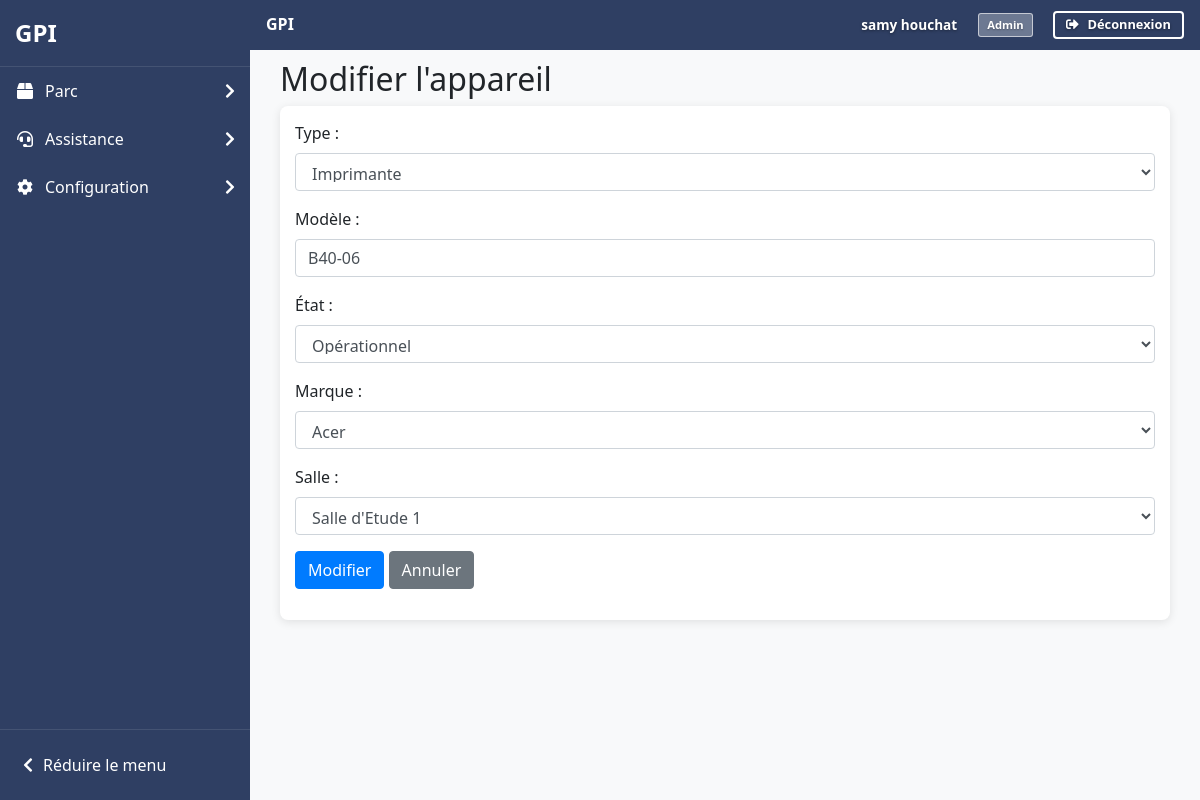
The page /includes/gestion.php?action=modifier&id=121 (signed in) on the database its author committed.
### tables this page shows
CREATE TABLE IF NOT EXISTS `users` (
  `id_user` int NOT NULL AUTO_INCREMENT,
  `prenom` varchar(100) NOT NULL,
  `nom` varchar(100) NOT NULL,
  `email` varchar(255) NOT NULL,
  `password` varchar(255) NOT NULL,
  `id_role` int NOT NULL,
  `date_created` timestamp NULL DEFAULT CURRENT_TIMESTAMP,
  `code_utilisateur` varchar(6) DEFAULT NULL,
  PRIMARY KEY (`id_user`),
  UNIQUE KEY `email` (`email`),
  UNIQUE KEY `code_utilisateur` (`code_utilisateur`),
  KEY `fk_users_role` (`id_role`),
  KEY `idx_code_utilisateur` (`code_utilisateur`)
);

CREATE TABLE IF NOT EXISTS `roles` (
  `id_role` int NOT NULL AUTO_INCREMENT,
  `role_name` varchar(50) NOT NULL,
  PRIMARY KEY (`id_role`),
  UNIQUE KEY `role_name` (`role_name`)
);

CREATE TABLE IF NOT EXISTS `appareils` (
  `id_appareil` int NOT NULL AUTO_INCREMENT,
  `type` enum('Imprimante','Projecteur') NOT NULL,
  `modele` varchar(100) NOT NULL,
  `numero_inventaire` varchar(50) NOT NULL,
  `etat` enum('Operationnel','En panne') NOT NULL DEFAULT 'Operationnel',
  `id_marque` int NOT NULL,
  `id_salle` int UNSIGNED DEFAULT NULL,
  `date_ajout` timestamp NULL DEFAULT CURRENT_TIMESTAMP,
  `supprime_le` timestamp NULL DEFAULT NULL,
  `est_affecte` tinyint(1) GENERATED ALWAYS AS ((`id_salle` is not null)) VIRTUAL,
  PRIMARY KEY (`id_appareil`),
  UNIQUE KEY `numero_serie` (`numero_inventaire`),
  KEY `id_marque` (`id_marque`),
  KEY `id_salle` (`id_salle`),
  KEY `type` (`type`),
  KEY `etat` (`etat`),
  KEY `supprime_le` (`supprime_le`)
);

CREATE TABLE IF NOT EXISTS `marque` (
  `id_marque` int NOT NULL AUTO_INCREMENT,
  `nom_marque` varchar(255) NOT NULL,
  PRIMARY KEY (`id_marque`),
  UNIQUE KEY `nom_marque` (`nom_marque`)
);

CREATE TABLE IF NOT EXISTS `salles` (
  `id_salle` int UNSIGNED NOT NULL AUTO_INCREMENT,
  `nom_salle` varchar(50) NOT NULL,
  `etage` enum('2','3') NOT NULL,
  `groupe` enum('Administratif','Etude','Cisco') NOT NULL,
  PRIMARY KEY (`id_salle`),
  UNIQUE KEY `unique_salle_etage` (`nom_salle`,`etage`)
);

### includes/functions.php (the view, shortened to what this page needs)
<?php
function connectDB() {
    $host = 'localhost';
    $db   = 'gpii';
    $user = 'root';
    $pass = '';
    $charset = 'utf8mb4';
    $dsn = "mysql:host=$host;dbname=$db;charset=$charset";
    $options = [
        PDO::ATTR_ERRMODE => PDO::ERRMODE_EXCEPTION,
        PDO::ATTR_DEFAULT_FETCH_MODE => PDO::FETCH_ASSOC
    ];
    return new PDO($dsn, $user, $pass, $options);
}
function afficherHeader($titre, $niveau = 1, $afficher_sidebar = true) {
    $prefix = str_repeat('../', $niveau);
    echo '<!DOCTYPE html>';
    echo '<html lang="fr">';
    echo '<head>';
    echo '<link rel="stylesheet" href="' . $prefix . 'assets/css/bootstrap.css">';
    echo '<link rel="stylesheet" href="' . $prefix . 'assets/css/custom.css">';
    echo '<link rel="stylesheet" href="https://cdnjs.cloudflare.com/ajax/libs/font-awesome/5.15.3/css/all.min.css">';
    echo '<link rel="stylesheet" href="https://cdn.jsdelivr.net/npm/bootstrap-icons@1.11.3/font/bootstrap-icons.css">';
    echo '</head>';
    echo '<body>';
    if ($afficher_sidebar) {
        echo '<div class="sidebar-glpi">';
        echo '<div class="sidebar-header">';
        echo '<a href="' . $prefix . 'index.php" class="logo-container">';
        echo '<span class="logo-text">GPI</span>';
        echo '</a>';
        echo '</div>';
        echo '<nav class="sidebar-nav">';
        echo '<ul class="sidebar-menu">';
        if (isset($_SESSION['user_role']) && ($_SESSION['user_role'] == 1 || $_SESSION['user_role'] == 2)) {
            echo '<li class="sidebar-item">';
            echo '<a href="#" class="sidebar-link">';
            echo '<i class="fas fa-box sidebar-icon"></i>';
            echo '<span>Parc</span>';
            echo '<i class="fas fa-chevron-right sidebar-arrow"></i>';
            echo '</a>';
            echo '</li>';
        }
        echo '<li class="sidebar-item">';
        echo '<a href="#" class="sidebar-link">';
        echo '<i class="fas fa-headset sidebar-icon"></i>';
        echo '<span>Assistance</span>';
        echo '<i class="fas fa-chevron-right sidebar-arrow"></i>';
        echo '</a>';
        echo '</li>';
        if (isset($_SESSION['user_role']) && $_SESSION['user_role'] == 1) {
            echo '<li class="sidebar-item">';
            echo '<a href="#" class="sidebar-link">';
            echo '<i class="fas fa-cog sidebar-icon"></i>';
            echo '<span>Configuration</span>';
            echo '<i class="fas fa-chevron-right sidebar-arrow"></i>';
            echo '</a>';
            echo '</li>';
        }
        echo '</ul>';
        echo '</nav>';
        echo '<div class="sidebar-footer">';
        echo '<button class="btn-collapse" id="collapseMenu">';
        echo '<i class="fas fa-chevron-left"></i>';
        echo '<span>Réduire le menu</span>';
        echo '</button>';
        echo '</div>';
        echo '</div>';
    }
    echo '<nav class="navbar navbar-expand-lg navbar-dark bg-primary mb-1">';
    echo '<div class="container d-flex justify-content-between align-items-center">';
    echo '<a class="navbar-brand" href="' . $prefix . 'index.php">GPI</a>';
    echo '<div class="d-flex align-items-center">';
    if (isset($_SESSION['user_id'])) {
        $pdo = connectDB();
        $stmt = $pdo->prepare("SELECT u.nom, u.prenom, r.role_name FROM users u JOIN roles r ON u.id_role = r.id_role WHERE u.id_user = ?");
        $stmt->execute([$_SESSION['user_id']]);
        $user = $stmt->fetch();
        echo '<div class="navbar-user-info mr-3">';
        echo '<span class="user-name mr-2">' . htmlspecialchars($user['prenom'] . ' ' . $user['nom']) . '</span>';
        echo '<span class="user-role">' . htmlspecialchars($user['role_name']) . '</span>';
        echo '</div>';
        echo '<a href="' . $prefix . 'includes/logout.php" class="btn btn-outline-light"><i class="fas fa-sign-out-alt mr-1"></i>Déconnexion</a>';
    } else {
        echo '<a href="' . $prefix . 'index.php" class="btn btn-outline-light"><i class="fas fa-sign-in-alt mr-1"></i>Connexion</a>';
    }
    echo '</div>';
    echo '</div>';
    echo '</nav>';
    if ($afficher_sidebar) {
        echo '<div class="container">';
    } else {
        echo '<div class="container-fluid">';
    }
}
function afficherFooter() {
    echo '</div>';
    echo '</body>';
    echo '</html>';
}
function afficherFormulaire($data = null) {
    try {
        $pdo = connectDB();
        $marques = $pdo->query("SELECT * FROM marque ORDER BY nom_marque")->fetchAll();
        $salles = $pdo->query("SELECT * FROM salles ORDER BY nom_salle")->fetchAll();
        $values = $data ?: [
            'type' => 'Imprimante',
            'modele' => '',
            'numero_inventaire' => '',
            'etat' => 'Operationnel',
            'id_marque' => '',
            'id_salle' => ''
        ];
        ?>
        <div class="card">
            <div class="card-body">
                <form method="POST" action="../includes/gestion.php<?= $data ? '?action=modifier&id=' . $data['id_appareil'] : '?action=ajouter' ?>" class="needs-validation" novalidate>
                    <div class="form-group">
                        <label for="type">Type :</label>
                        <select name="type" id="type" class="form-control" required>
                            <option value="Imprimante" <?= $values['type'] === 'Imprimante' ? 'selected' : '' ?>>Imprimante</option>
                        </select>
                    </div>
                    <div class="form-group">
                        <label for="modele">Modèle :</label>
                        <input type="text" class="form-control" id="modele" name="modele" value="<?= htmlspecialchars($values['modele']) ?>" required>
                    </div>
                    <div class="form-group">
                        <label for="etat">État :</label>
                        <select name="etat" id="etat" class="form-control" required>
                            <option value="Operationnel" <?= $values['etat'] === 'Operationnel' ? 'selected' : '' ?>>Opérationnel</option>
                        </select>
                    </div>
                    <div class="form-group">
                        <label for="id_marque">Marque :</label>
                        <select name="id_marque" id="id_marque" class="form-control" required>
                            <?php foreach($marques as $marque): ?>
                            <option value="<?= $marque['id_marque'] ?>" <?= $values['id_marque'] == $marque['id_marque'] ? 'selected' : '' ?>>
                                <?= htmlspecialchars($marque['nom_marque']) ?>
                            </option>
                            <?php endforeach; ?>
                        </select>
                    </div>
                    <div class="form-group">
                        <label for="id_salle">Salle :</label>
                        <select name="id_salle" id="id_salle" class="form-control">
                            <?php foreach($salles as $salle): ?>
                            <option value="<?= $salle['id_salle'] ?>" <?= $values['id_salle'] == $salle['id_salle'] ? 'selected' : '' ?>>
                                <?= htmlspecialchars($salle['nom_salle']) ?>
                            </option>
                            <?php endforeach; ?>
                        </select>
                    </div>
                    <div class="form-group">
                        <button type="submit" class="btn btn-primary"><?= $data ? 'Modifier' : 'Ajouter' ?></button>
                        <a href="../pages/common/Gestion_appareil.php" class="btn btn-secondary">Annuler</a>
                    </div>
                </form>
            </div>
        </div>
        <?php
    } catch (Exception $e) {
        echo '<div class="alert alert-danger">Erreur : ' . htmlspecialchars($e->getMessage()) . '</div>';
    }
}
?>

### assets/css/custom.css (style rules this page uses)
body { margin: 0; padding: 0; font-family: Arial, sans-serif; overflow-x: hidden; transition: all 0.3s ease; }
body .container { width: calc(100% - 30px); max-width: 1140px; margin-top: 60px; margin-left: auto; margin-right: auto; transition: all 0.3s ease; }
body { padding-left: 250px; transition: padding-left 0.25s ease; margin: 0; padding-top: 0; }
.navbar { position: fixed !important; top: 0; left: 250px; right: 0; width: calc(100% - 250px); z-index: 1030; margin: 0 !important; padding: 0.5rem 1rem !important; transition: left 0.25s ease, width 0.25s ease; min-height: 50px !important; display: flex !important; align-items: center !important; overflow: visible !important; }
.navbar .container { display: flex !important; align-items: center !important; justify-content: space-between !important; width: 100% !important; max-width: none !important; margin: 0 !important; padding: 0 !important; margin-top: 0 !important; }
.navbar-user-info .user-name { color: #ffffff !important; font-weight: 600 !important; font-size: 0.85rem !important; text-shadow: 0 1px 3px rgba(0, 0, 0, 0.4) !important; display: inline-block !important; }
.navbar-user-info .user-role { background-color: rgba(255, 255, 255, 0.3) !important; color: #ffffff !important; border: 1px solid rgba(255, 255, 255, 0.6) !important; padding: 0.25rem 0.5rem !important; border-radius: 3px !important; font-size: 0.7rem !important; font-weight: 600 !important; display: inline-block !important; text-shadow: 0 1px 2px rgba(0, 0, 0, 0.3) !important; }
.navbar > .container > .d-flex { display: flex !important; align-items: center !important; gap: 0.75rem !important; }
.navbar .btn-outline-light { border-color: #ffffff !important; border-width: 2px !important; color: #ffffff !important; font-weight: 700 !important; font-size: 0.8rem !important; padding: 0.3rem 0.7rem !important; line-height: 1.2 !important; margin: 0 !important; text-shadow: 0 1px 3px rgba(0, 0, 0, 0.4) !important; background-color: transparent !important; display: inline-flex !important; align-items: center !important; gap: 0.3rem !important; white-space: nowrap !important; flex-shrink: 0 !important; }
.navbar-brand { color: #fff !important; font-weight: bold; font-size: 1rem !important; line-height: 1.1 !important; margin: 0 !important; padding: 0 !important; }
.navbar-user-info { display: flex !important; align-items: center !important; font-size: 0.8rem; line-height: 1.2 !important; margin: 0 !important; padding: 0 0.5rem !important; gap: 0.5rem !important; white-space: nowrap !important; }
.sidebar-glpi { width: 250px; background-color: #2f3f63; color: white; height: 100vh; position: fixed; left: 0; top: 0; z-index: 1000; transition: all 0.3s ease; display: flex; flex-direction: column; }
.sidebar-header { padding: 15px; border-bottom: 1px solid rgba(255, 255, 255, 0.1); }
.logo-container { display: flex; align-items: center; text-decoration: none; color: white; }
.logo-text { font-size: 24px; font-weight: bold; color: white; }
.sidebar-nav { flex: 1; overflow-y: auto; padding-bottom: 20px; }
.sidebar-menu { list-style: none; padding: 0; margin: 0; }
.sidebar-item { position: relative; }
.sidebar-link { display: flex; align-items: center; padding: 12px 15px; color: white; text-decoration: none; transition: all 0.3s ease; }
.sidebar-icon { width: 20px; margin-right: 10px; text-align: center; }
.sidebar-arrow { margin-left: auto; transition: transform 0.3s ease; }
.sidebar-footer { padding: 15px; border-top: 1px solid rgba(255, 255, 255, 0.1); }
.btn-collapse { display: flex; align-items: center; background: none; border: none; color: white; cursor: pointer; padding: 8px; width: 100%; text-align: left; }
.btn-collapse i { margin-right: 10px; }
.card { border: none; box-shadow: 0 4px 15px rgba(0,0,0,0.08); border-radius: 8px; overflow: hidden; transition: all 0.3s ease; margin-bottom: 15px; }
.card-body { padding: 15px; }
.card { border-radius: 8px; overflow: hidden; box-shadow: 0 2px 10px rgba(0,0,0,0.1); border: none; }
.form-control { border-radius: 4px; border: 1px solid #ced4da; padding: 8px 12px; }
body { font-family: 'Segoe UI', Tahoma, Geneva, Verdana, sans-serif; background-color: #f8f9fa; }
.navbar-brand { color: #fff !important; font-weight: bold; }
.navbar { right: 250px; margin-right: -251px; }
.bg-primary { background-color: #2f3f63 !important; }

### rows shown on the page
users: prenom+nom "samy houchat", id_role.role_name "Admin"
appareils: type "Imprimante", modele "B40-06", etat "Opérationnel", id_marque "Acer", id_salle "Salle d'Etude 1"
